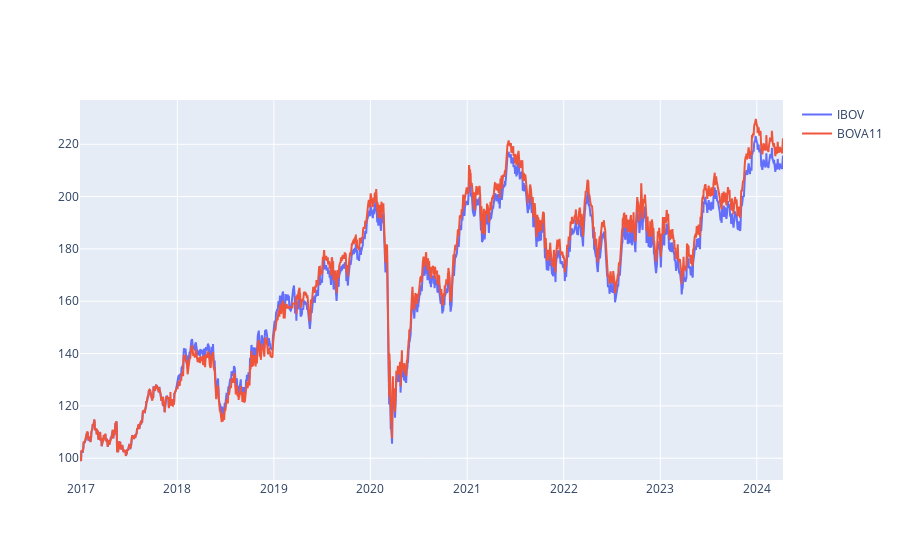

Source (notebook cell):
### Code cell
fig = go.Figure(data=go.Scatter(x=returns.index,y=returns['IBOV'],name='IBOV'))
fig.add_trace(go.Scatter(x=returns.index,y=returns['BOVA11'],name='BOVA11'))
fig.show()

### Figure 1 — Plotly figure (JSON) as saved in the notebook; plotly's stock layout.template omitted (floating-point values rounded to 4 significant figures; data arrays with more than 128 entries replaced by an {"elided": "..."} marker saying what was removed)
{"data": [{"name": "IBOV", "type": "scatter", "x": {"elided": "1802 str values"}, "y": {"elided": "1802 float values"}}, {"name": "BOVA11", "type": "scatter", "x": {"elided": "1802 str values"}, "y": {"elided": "1802 float values"}}], "layout": {}}
